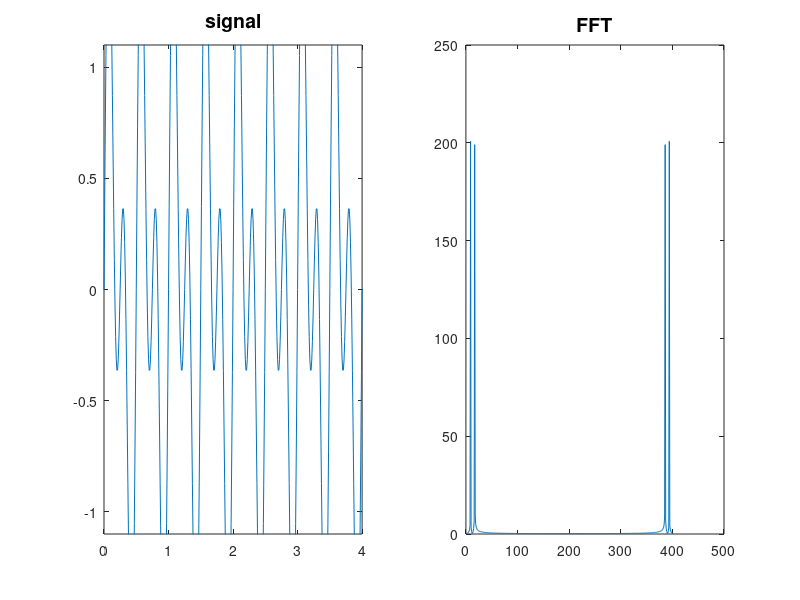

The MATLAB script that drew this image:
%PROVA 1
%{
t = 1:0.2:20
x = sin(t) + sin(t/2)
xfft = real(fft(x))
subplot(2,1,1)
plot(x)
subplot(2,1,2)
plot(xfft)
%}

%PROVA 2
%{
Fs = 128; % Sampling frequency
T = 1/Fs; % Sampling period
t = 0:T:2; % Time vector
s = sin(2*pi*5*t);
S = real(fft(s));
figure
subplot(1,2,1)
plot(t,s);
title ('signal','FontSize',14,'fontweight','bold')
ylim([-1.1,1.1]);
subplot (1,2,2); 
%plot(S);
%title ('FFT','FontSize',14,'fontweight','bold')

l = length(t);
N = floor(l/2)+1;
S = S(1:N);
f_max = Fs/2;
f_sampling = Fs/l;
f = 0:f_sampling:f_max;
plot(f,S);
title ('FFT adjust','FontSize',14,'fontweight','bold')
xlabel ( ' frequency (Hz)','FontSize',14)
xlim ([0,f_max])
%}

T = 0.01; % Sampling period
t = 0:T:4; % Time vector
s = sin(2*pi*4*t) + sin(2*pi*2*t);
S = abs(fft(s));
figure
subplot(1,2,1);
plot(t,s);
ylim([-1.1,1.1]);
title ('signal','FontSize',14,'fontweight','bold')
ylim([-1.1,1.1]);
subplot (1,2,2); 
plot(S);
title ('FFT','FontSize',14,'fontweight','bold')